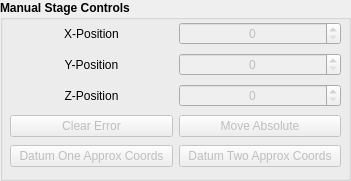
   <widget class="QGroupBox" name="groupBox_3">
    <property name="geometry">
     <rect>
      <x>10</x>
      <y>73</y>
      <width>351</width>
      <height>181</height>
     </rect>
    </property>
    <property name="font">
     <font>
      <weight>75</weight>
      <bold>true</bold>
     </font>
    </property>
    <property name="title">
     <string>Manual Stage Controls</string>
    </property>
    <widget class="QWidget" name="gridLayoutWidget_3">
     <property name="geometry">
      <rect>
       <x>10</x>
       <y>20</y>
       <width>331</width>
       <height>151</height>
      </rect>
     </property>
     <layout class="QGridLayout" name="gridLayout_3">
      <item row="0" column="1">
       <widget class="QSpinBox" name="spin_Xpos">
        <property name="enabled">
         <bool>false</bool>
        </property>
        <property name="font">
         <font>
          <weight>50</weight>
          <bold>false</bold>
         </font>
        </property>
        <property name="alignment">
         <set>Qt::AlignCenter</set>
        </property>
        <property name="maximum">
         <number>200000</number>
        </property>
        <property name="singleStep">
         <number>1000</number>
        </property>
       </widget>
      </item>
      <item row="0" column="0">
       <widget class="QLabel" name="label_28">
        <property name="font">
         <font>
          <weight>50</weight>
          <bold>false</bold>
         </font>
        </property>
        <property name="text">
         <string>X-Position</string>
        </property>
        <property name="alignment">
         <set>Qt::AlignCenter</set>
        </property>
       </widget>
      </item>
      <item row="1" column="1">
       <widget class="QSpinBox" name="spin_Ypos">
        <property name="enabled">
         <bool>false</bool>
        </property>
        <property name="font">
         <font>
          <weight>50</weight>
          <bold>false</bold>
         </font>
        </property>
        <property name="alignment">
         <set>Qt::AlignCenter</set>
        </property>
        <property name="maximum">
         <number>200000</number>
        </property>
        <property name="singleStep">
         <number>1000</number>
        </property>
       </widget>
      </item>
      <item row="2" column="1">
       <widget class="QSpinBox" name="spin_Zpos">
        <property name="enabled">
         <bool>false</bool>
        </property>
        <property name="font">
         <font>
          <weight>50</weight>
          <bold>false</bold>
         </font>
        </property>
        <property name="alignment">
         <set>Qt::AlignCenter</set>
        </property>
        <property name="maximum">
         <number>100000</number>
        </property>
        <property name="singleStep">
         <number>1000</number>
        </property>
       </widget>
      </item>
      <item row="1" column="0">
       <widget class="QLabel" name="label_29">
        <property name="font">
         <font>
          <weight>50</weight>
          <bold>false</bold>
         </font>
        </property>
        <property name="text">
         <string>Y-Position</string>
        </property>
        <property name="alignment">
         <set>Qt::AlignCenter</set>
        </property>
       </widget>
      </item>
      <item row="2" column="0">
       <widget class="QLabel" name="label_30">
        <property name="font">
         <font>
          <weight>50</weight>
          <bold>false</bold>
         </font>
        </property>
        <property name="text">
         <string>Z-Position</string>
        </property>
        <property name="alignment">
         <set>Qt::AlignCenter</set>
        </property>
       </widget>
      </item>
      <item row="3" column="1">
       <widget class="QPushButton" name="bttn_MoveAbs">
        <property name="enabled">
         <bool>false</bool>
        </property>
        <property name="font">
         <font>
          <weight>50</weight>
          <bold>false</bold>
         </font>
        </property>
        <property name="text">
         <string>Move Absolute</string>
        </property>
       </widget>
      </item>
      <item row="4" column="1">
       <widget class="QPushButton" name="bttn_QuickDatumTwo">
        <property name="enabled">
         <bool>false</bool>
        </property>
        <property name="font">
         <font>
          <weight>50</weight>
          <bold>false</bold>
         </font>
        </property>
        <property name="text">
         <string>Datum Two Approx Coords</string>
        </property>
       </widget>
      </item>
      <item row="4" column="0">
       <widget class="QPushButton" name="bttn_QuickDatumOne">
        <property name="enabled">
         <bool>false</bool>
        </property>
        <property name="font">
         <font>
          <weight>50</weight>
          <bold>false</bold>
         </font>
        </property>
        <property name="text">
         <string>Datum One Approx Coords</string>
        </property>
       </widget>
      </item>
      <item row="3" column="0">
       <widget class="QPushButton" name="bttn_clearError">
        <property name="enabled">
         <bool>false</bool>
        </property>
        <property name="font">
         <font>
          <weight>50</weight>
          <bold>false</bold>
         </font>
        </property>
        <property name="text">
         <string>Clear Error</string>
        </property>
       </widget>
      </item>
     </layout>
    </widget>
   </widget>
